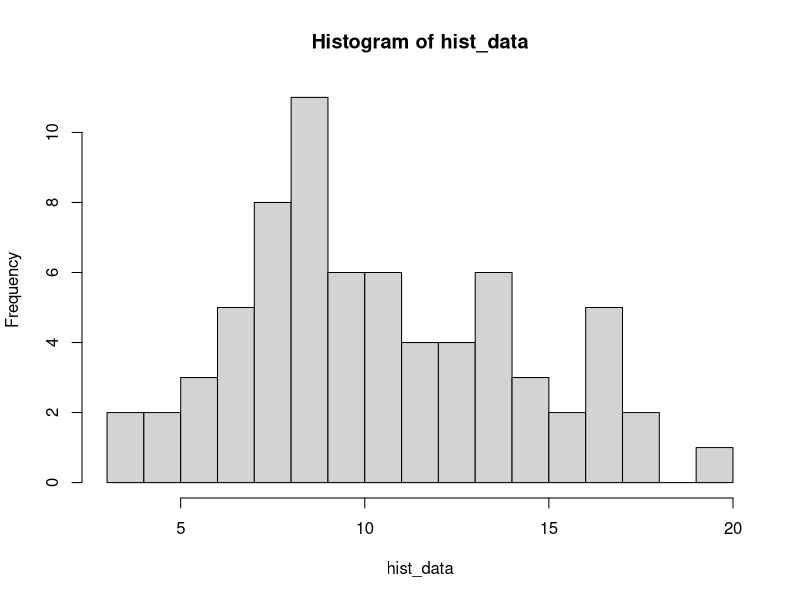
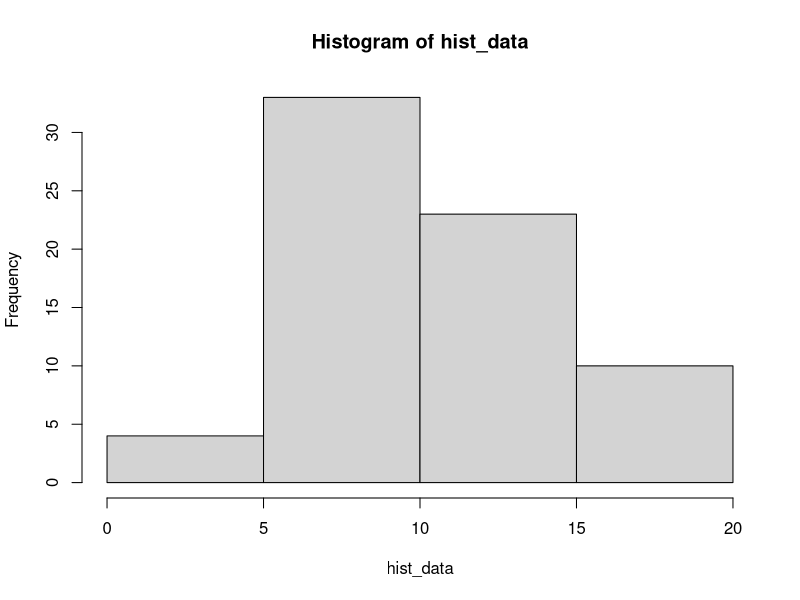

Write the R code that produced these figures, in order.
## ---- chunk 1
data <- c(4, 7, 6, 7, 4, 5, 5)
mean(data)
## ---- chunk 2
hist_data <- c(rnorm(30, 8, 2), rnorm(40, 12, 3))  # Some fake data
hist(hist_data, breaks = 20)
hist(hist_data, breaks = 4)
